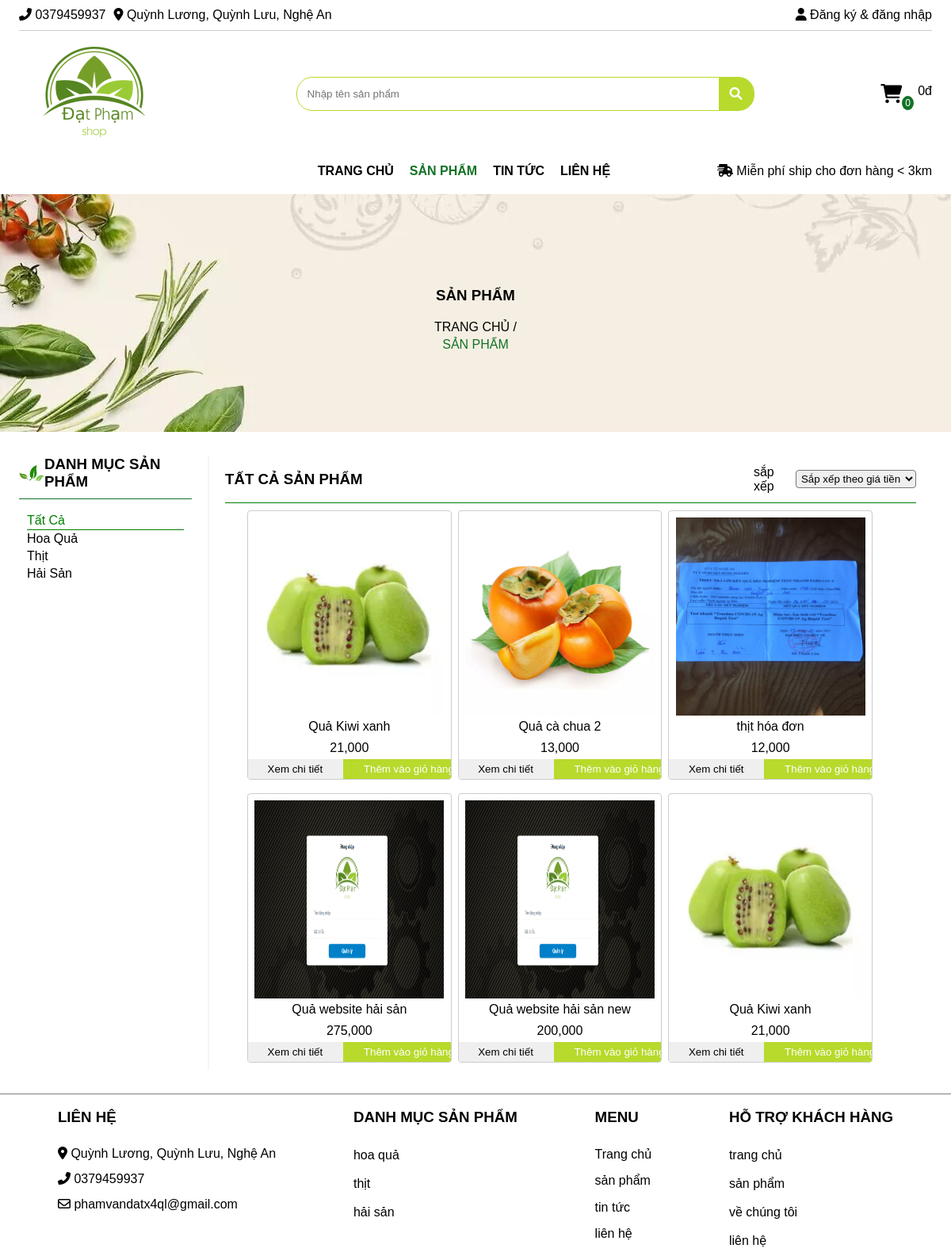
The page /shop/products.php on the database its author committed.
### tables this page shows
CREATE TABLE `users` (
  `id_user` int(11) NOT NULL,
  `name_user` varchar(255) NOT NULL,
  `phone_user` char(15) NOT NULL,
  `date_birth_user` date NOT NULL,
  `address_user` varchar(255) NOT NULL,
  `email_user` varchar(255) NOT NULL,
  `nickname` char(255) NOT NULL,
  `password` char(255) NOT NULL,
  `role_id` int(11) NOT NULL
);

CREATE TABLE `categories` (
  `catedory_id` int(11) NOT NULL,
  `category_name` varchar(255) NOT NULL
);

CREATE TABLE `products` (
  `product_id` int(11) NOT NULL,
  `product_name` varchar(255) NOT NULL,
  `product_trademark` char(255) NOT NULL,
  `product_cost_price` int(11) NOT NULL,
  `product_price` int(11) NOT NULL,
  `product_amount` int(11) NOT NULL,
  `product_detail` text NOT NULL,
  `product_image` varchar(255) NOT NULL,
  `category_id` int(11) NOT NULL,
  `product_code` varchar(255) NOT NULL,
  `created_at` datetime NOT NULL,
  `updated_at` datetime NOT NULL
);

### shop/select_contact_shop.php (called while the page is built, shortened)
<?php
    $new = new handler_database();
    $result = $new->get_list('select phone_user,address_user,email_user from users inner join role on role.role_id = users.role_id where role_name = \'admin\' ');
    if ($result){
        foreach ($result as $value){
            $contact_phone = $value['phone_user'];
            $contact_address = $value['address_user'];
            $contact_email = $value['email_user'];
        }
    }else die('Có lỗi');
        $new = new handler_database();
        $category = $new->get_list('select * from categories');
?>

### handler_database.php (called while the page is built, shortened)
<?php
class handler_database{
   private $__conn;
    public function connect_DB(){
        if(!$this->__conn){
            $this->__conn = mysqli_connect("localhost","root","","datpham_shop");
            mysqli_query($this->__conn, "SET character_set_results = 'utf8', character_set_client = 'utf8',
            character_set_database = 'utf8', character_set_server = 'utf8'");
        }
    }
    public function get_list($sql){
        $result = mysqli_query($this->__conn,$sql);
        if( $result->num_rows >0 ){
            $return = array();
            while($row = $result->fetch_assoc() ){
                $return[] = $row;
            }
            return $return;
        }
    }
}
?>

### shop/products.php (the view, shortened to what this page needs)
<?php
require_once '../handler_database.php';
require_once 'select_contact_shop.php';
?>
<!doctype html>
<html lang="en">
<head>
    <link rel="stylesheet" href="https://cdnjs.cloudflare.com/ajax/libs/font-awesome/6.0.0-beta2/css/all.min.css"
/>
    <link rel="stylesheet" href="../css/style_shop.css">
</head>
<body>
<div class="header">
    <div class="container">
        <div class="header__top">
            <div class="header__top--list">
                <ul>
                    <li>
                        <i class="fas fa-phone-alt"></i>
                        <?php echo (isset($contact_phone)) ? $contact_phone : ""; ?>
                    </li>
                    <li>
                        <i class="fas fa-map-marker-alt"></i>
                        <?php echo (isset($contact_address)) ? $contact_address : ""; ?>
                    </li>
                </ul>
            </div>
            <div class="header__top--user">
                <a href="login_register.php">
                    <i class="fas fa-user"></i>
                    Đăng ký & đăng nhập
                </a>
            </div>
        </div>
        <div class="header__center">
            <div class="header__center--logo">
                <img src="../image/logo.png" alt="">
            </div>
            <div class="header__center--search">
                <form action="products.php" method="post">
                    <input type="text" name="search_header_product" placeholder="Nhập tên sản phẩm">
                </form>
                <i class="fas fa-search"></i>
            </div>
            <div class="header__center--miniCart">
                <div class="miniCart">
                    <i class="fas fa-shopping-cart"></i>
                    <span>0</span>
                </div>
                <div class="total">
                    0đ
                </div>
            </div>
        </div>
        <div class="header__bottom">
            <div class="header__bottom--menu">
                <ul>
                    <li><a href="index.php">Trang chủ</a></li>
                    <li><a href="products.php" class="selected_menu">sản phẩm</a></li>
                    <li><a href="news.php">tin tức</a></li>
                    <li><a href="contact.php">liên hệ</a></li>
                </ul>
            </div>
            <div class="header__bottom--right">
                <div>
                    <i class="fas fa-shipping-fast"></i>
                    Miễn phí ship cho đơn hàng < 3km
                </div>
            </div>
        </div>
    </div>
</div>
<div class="main">
    <div class="main__banner">
        <div>
            <h3>Sản phẩm</h3>
            <a href="index.php">Trang chủ</a> /
            <a href="products.php">Sản phẩm</a>
        </div>
    </div>
    <div class="main__products">
        <div class="container">
            <div class="main__products--category">
                <div class="main__products--category__title">
                    <img src="../image/logo-child.png" alt="">
                    <h3>danh mục sản phẩm</h3>
                </div>
                <div class="main__products--category__content">
                    <ul>
                        <li><a href=\"\" id='0' class="selected_category_name">Tất cả</a></li>
                        <?php
                        if ($category) {
                            foreach ($category as $v) {
                                if ( isset($_POST['category_id']) &&  $_POST['category_id']== $v['catedory_id']){
                                    echo "<li><a href=\"\"  class='selected_category_name' id='" . $v['catedory_id'] . "'>" . $v['category_name'] . "</a></li>";
                                }
                                else
                                    echo "<li><a href=\"\" id='" . $v['catedory_id'] . "'>" . $v['category_name'] . "</a></li>";
                            }
                        }
                        ?>
                    </ul>
                </div>
            </div>
            <div class="main__products--center">
                <div class="main__products--center__header">
                    <h3>tất cả sản phẩm</h3>
                    <div>
                        <p>sắp xếp</p>
                        <select name="order_product_shop" id="" onchange="order_product_shop(this)">
                            <option value="" selected disabled>Sắp xếp theo giá tiền</option>
                        </select>
                    </div>
                </div>
                <div class="main__products--center__content">
                    <div class="container">
                        <div class="product">
                            <?php
                            $new = new handler_database();
                            if(isset($_POST['category_id'])){
                                $sql = 'select * from products inner join categories on categories.catedory_id = products.category_id where categories.catedory_id = ' . $_POST['category_id'];
                            }
                            elseif (isset( $_SESSION['selected_category_id']) ) {
                                if ( $_SESSION['selected_category_id'] == 0) {
                                    $sql = 'select * from products';
                                } else $sql = 'select * from products inner join categories on categories.catedory_id = products.category_id where categories.catedory_id = ' .  $_SESSION['selected_category_id'];
                                unset( $_SESSION['selected_category_id']);
                            } else
                                $sql = 'select * from products';
                            if ( $sql)
                                $result = $new->get_list($sql);
                            if ($result) {
                                foreach ($result as $v) {
                                    if ($v['product_amount'] > 0){
                                        echo "<div>
                                                <img src=\"../image/products/" . $v['product_image'] . "\" alt=\"\">
                                                <span>" . $v['product_name'] . "</span>
                                                <span>" . number_format($v['product_cost_price'], 0, ',', ',',) . "</span>
                                                <form action='products.php' method='post'>
                                                    <input type='hidden' name='product_id' value='" . $v['product_id'] . "'>
                                                    <input type='submit' name='product_detail' value='Xem chi tiết'>
                                                    <input type='submit' name='add_product_cart' value='Thêm vào giỏ hàng'>
                                                </form>
                                            </div>";
                                    }
                                }
                            } else  echo "<div>
                                                <strong>Không tìm thấy sản phẩm</strong>
                                            </div>";
                            ?>
                        </div>
                    </div>
                </div>
            </div>
        </div>
    </div>
</div>
<div class="footer">
    <div class="container">
        <div>
            <h3>liên hệ</h3>
            <ul>
                <li>
                    <i class="fas fa-map-marker-alt"></i>
                    <?php echo (isset($contact_address)) ? $contact_address : ""; ?>
                </li>
                <li>
                    <i class="fas fa-phone-alt"></i>
                    <?php echo (isset($contact_phone)) ? $contact_phone : ""; ?>
                </li>
                <li>
                    <i class="far fa-envelope"></i>
                    <?php echo (isset($contact_email)) ? $contact_email : ""; ?>
                </li>
            </ul>
        </div>
        <div>
            <h3>Danh mục sản phẩm</h3>
            <ul>
                <?php
                if ($category) {
                    foreach ($category as $v)
                        echo "<li><a href=\"\">" . $v['category_name'] . "</a></li>";
                }
                ?>
            </ul>
        </div>
        <div>
            <h3>menu</h3>
            <ul>
                <li><a href="index.php">Trang chủ</a></li>
                <li><a href="products.php">sản phẩm</a></li>
                <li><a href="news.php">tin tức</a></li>
                <li><a href="contact.php">liên hệ</a></li>
            </ul>
        </div>
        <div>
            <h3>hỗ trợ khách hàng</h3>
            <ul>
                <li><a href="">trang chủ</a></li>
                <li><a href="">sản phẩm</a></li>
                <li><a href="">về chúng tôi</a></li>
                <li><a href="">liên hệ</a></li>
            </ul>
        </div>
    </div>
</div>
</body>
</html>

### rows shown on the page
users: phone_user "0379459937", address_user "Quỳnh Lương, Quỳnh Lưu, Nghệ An", email_user "phamvandatx4ql@gmail.com"
categories: category_name "Hoa Quả", category_name "hoa quả"
categories: category_name "Thịt", category_name "thịt"
categories: category_name "Hải Sản", category_name "hải sản"
products: product_image (picture), product_name "Quả Kiwi xanh", product_cost_price "21,000"
products: product_image (picture), product_name "Quả cà chua 2", product_cost_price "13,000"
products: product_image (picture), product_name "thịt hóa đơn", product_cost_price "12,000"
products: product_image (picture), product_name "Quả website hải sản", product_cost_price "275,000"
products: product_image (picture), product_name "Quả website hải sản new", product_cost_price "200,000"
products: product_image (picture), product_name "Quả Kiwi xanh", product_cost_price "21,000"
